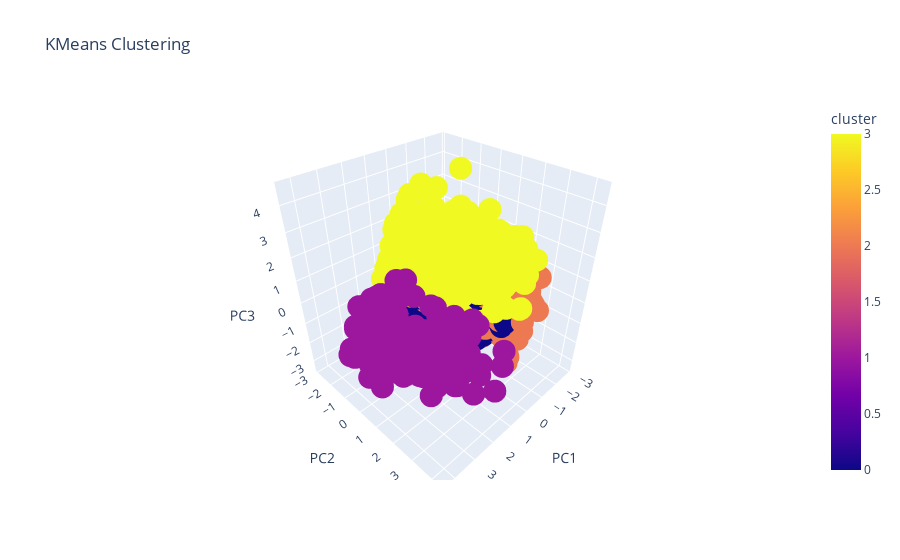

The code cell stored with this chart in its notebook:
### Markdown cell above
#### <a id='toc1_4_1_1_'></a>[_StandardScaler_](#toc0_)

### Code cell
from sklearn.preprocessing import StandardScaler


k=4

scaler = StandardScaler()
data_scaled = scaler.fit_transform(personality_data[cols])

kmeansScaled = KMeans(n_clusters=k,n_init=10)

kmeansScaled.fit(data_scaled)

labels_scaled = kmeansScaled.labels_

cluster_centers_scaled = kmeansScaled.cluster_centers_


generate2DGraph(data_scaled,cluster_centers_scaled,labels_scaled)
generate3DGraph(data_scaled,cluster_centers_scaled,labels_scaled)
generateInteractive3DGraph(data_scaled,labels_scaled)

silhouette_score(data_scaled,labels_scaled)

### Figure 1 — Plotly figure (JSON) as saved in the notebook; plotly's stock layout.template omitted (floating-point values rounded to 4 significant figures; data arrays with more than 128 entries replaced by an {"elided": "..."} marker saying what was removed)
{"data": [{"hovertemplate": "PC1=%{x}<br>PC2=%{y}<br>PC3=%{z}<br>cluster=%{marker.color}<extra></extra>", "legendgroup": "", "marker": {"color": {"elided": "1834 int values"}, "coloraxis": "coloraxis", "symbol": "circle"}, "mode": "markers", "name": "", "scene": "scene", "showlegend": false, "type": "scatter3d", "x": {"elided": "1834 float values"}, "y": {"elided": "1834 float values"}, "z": {"elided": "1834 float values"}}], "layout": {"coloraxis": {"colorbar": {"title": {"text": "cluster"}}, "colorscale": [[0, "#0d0887"], [0.1111, "#46039f"], [0.2222, "#7201a8"], [0.3333, "#9c179e"], [0.4444, "#bd3786"], [0.5556, "#d8576b"], [0.6667, "#ed7953"], [0.7778, "#fb9f3a"], [0.8889, "#fdca26"], [1, "#f0f921"]]}, "legend": {"tracegroupgap": 0}, "scene": {"domain": {"x": [0, 1], "y": [0, 1]}, "xaxis": {"title": {"text": "PC1"}}, "yaxis": {"title": {"text": "PC2"}}, "zaxis": {"title": {"text": "PC3"}}}, "title": {"text": "KMeans Clustering"}}}
